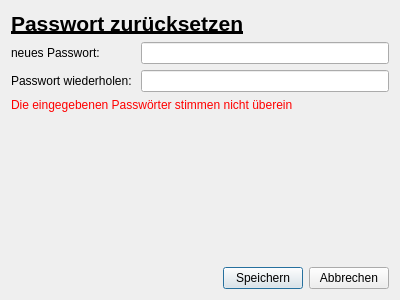
<?xml version="1.0" encoding="UTF-8"?>
<ui version="4.0">
 <class>ResetPasswordDialog</class>
 <widget class="QDialog" name="ResetPasswordDialog">
  <property name="geometry">
   <rect>
    <x>0</x>
    <y>0</y>
    <width>400</width>
    <height>300</height>
   </rect>
  </property>
  <property name="windowTitle">
   <string>Dialog</string>
  </property>
  <layout class="QVBoxLayout" name="verticalLayout">
   <item>
    <widget class="QLabel" name="label">
     <property name="text">
      <string>&lt;html&gt;&lt;head/&gt;&lt;body&gt;&lt;p&gt;&lt;span style=&quot; font-size:16pt; font-weight:600; text-decoration: underline;&quot;&gt;Passwort zurücksetzen&lt;/span&gt;&lt;/p&gt;&lt;/body&gt;&lt;/html&gt;</string>
     </property>
    </widget>
   </item>
   <item>
    <layout class="QGridLayout" name="gridLayout">
     <item row="0" column="0">
      <widget class="QLabel" name="label_2">
       <property name="text">
        <string>neues Passwort:</string>
       </property>
      </widget>
     </item>
     <item row="1" column="0">
      <widget class="QLabel" name="label_3">
       <property name="text">
        <string>Passwort wiederholen: </string>
       </property>
      </widget>
     </item>
     <item row="0" column="1">
      <widget class="QLineEdit" name="lineEdit">
       <property name="echoMode">
        <enum>QLineEdit::Password</enum>
       </property>
      </widget>
     </item>
     <item row="1" column="1">
      <widget class="QLineEdit" name="lineEdit_2">
       <property name="echoMode">
        <enum>QLineEdit::Password</enum>
       </property>
      </widget>
     </item>
    </layout>
   </item>
   <item>
    <widget class="QLabel" name="label_4">
     <property name="text">
      <string>&lt;html&gt;&lt;head/&gt;&lt;body&gt;&lt;p&gt;&lt;span style=&quot; color:#ff0000;&quot;&gt;Die eingegebenen Passwörter stimmen nicht überein&lt;/span&gt;&lt;/p&gt;&lt;/body&gt;&lt;/html&gt;</string>
     </property>
    </widget>
   </item>
   <item>
    <spacer name="verticalSpacer">
     <property name="orientation">
      <enum>Qt::Vertical</enum>
     </property>
     <property name="sizeHint" stdset="0">
      <size>
       <width>20</width>
       <height>40</height>
      </size>
     </property>
    </spacer>
   </item>
   <item>
    <layout class="QHBoxLayout" name="horizontalLayout">
     <item>
      <spacer name="horizontalSpacer">
       <property name="orientation">
        <enum>Qt::Horizontal</enum>
       </property>
       <property name="sizeHint" stdset="0">
        <size>
         <width>40</width>
         <height>20</height>
        </size>
       </property>
      </spacer>
     </item>
     <item>
      <widget class="QPushButton" name="pushButton_2">
       <property name="text">
        <string>Speichern</string>
       </property>
      </widget>
     </item>
     <item>
      <widget class="QPushButton" name="pushButton">
       <property name="text">
        <string>Abbrechen</string>
       </property>
      </widget>
     </item>
    </layout>
   </item>
  </layout>
 </widget>
 <resources/>
 <connections/>
</ui>
